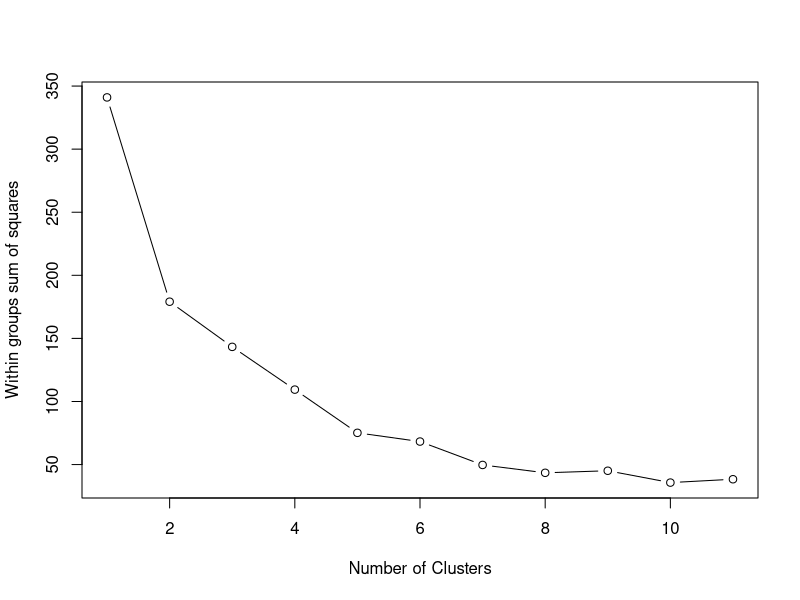

Write R code to recreate this figure.
library(ggplot2)
# Prepare Data 
data = mtcars  

# We need to scale the data to have zero mean and unit variance 
data <- scale(data)  

# Determine number of clusters 
wss <- (nrow(data)-1)*sum(apply(data,2,var)) 
for (i in 2:dim(data)[2]) { 
  wss[i] <- sum(kmeans(data, centers = i)$withinss) 
}  

# Plot the clusters 
plot(1:dim(data)[2], wss, type = "b", xlab = "Number of Clusters", 
     ylab = "Within groups sum of squares")

# K-Means Cluster Analysis
fit <- kmeans(data, 5) # 5 cluster solution 

# get cluster means  
aggregate(data,by = list(fit$cluster),FUN = mean) 

# append cluster assignment 
data <- data.frame(data, fit$cluster) 